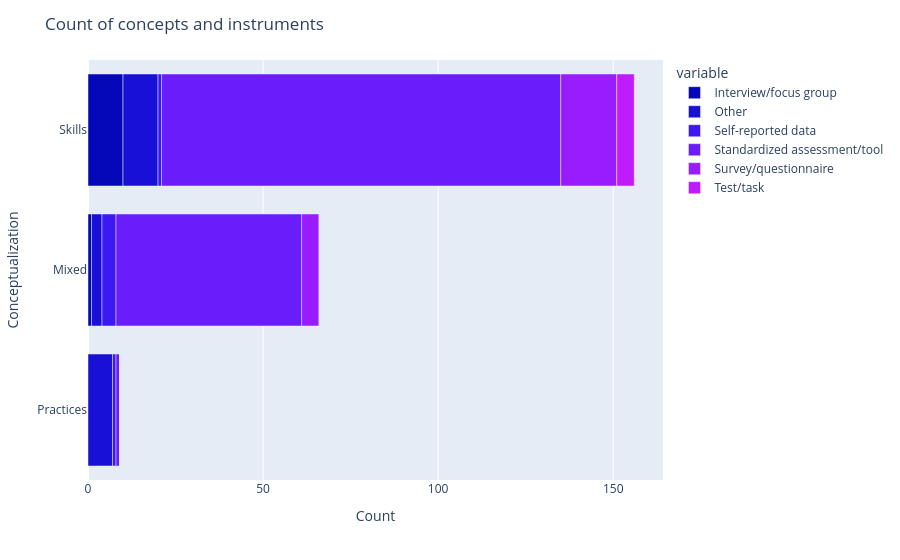

This figure's notebook cell:
### Code cell
fig = px.bar(a_instrument_concept_df,
        y='concept',
        x=['Interview/focus group',
                'Other',
                'Self-reported data',
                'Standardized assessment/tool',
                'Survey/questionnaire',
                'Test/task'],
        color_discrete_sequence= px.colors.sequential.Plotly3,
        orientation='h')
fig.update_layout(
                title="Count of concepts and instruments",
                xaxis_title="Count",
                yaxis_title="Conceptualization",
                )
fig

### Figure 1 — Plotly figure (JSON) as saved in the notebook; plotly's stock layout.template omitted (floating-point values rounded to 4 significant figures)
{"data": [{"hovertemplate": "variable=Interview/focus group<br>value=%{x}<br>concept=%{y}<extra></extra>", "legendgroup": "Interview/focus group", "marker": {"color": "#0508b8", "pattern": {"shape": ""}}, "name": "Interview/focus group", "orientation": "h", "showlegend": true, "textposition": "auto", "type": "bar", "x": [0.0, 1.0, 10.0], "xaxis": "x", "y": ["Practices", "Mixed", "Skills"], "yaxis": "y"}, {"hovertemplate": "variable=Other<br>value=%{x}<br>concept=%{y}<extra></extra>", "legendgroup": "Other", "marker": {"color": "#1910d8", "pattern": {"shape": ""}}, "name": "Other", "orientation": "h", "showlegend": true, "textposition": "auto", "type": "bar", "x": [7.0, 3.0, 10.0], "xaxis": "x", "y": ["Practices", "Mixed", "Skills"], "yaxis": "y"}, {"hovertemplate": "variable=Self-reported data<br>value=%{x}<br>concept=%{y}<extra></extra>", "legendgroup": "Self-reported data", "marker": {"color": "#3c19f0", "pattern": {"shape": ""}}, "name": "Self-reported data", "orientation": "h", "showlegend": true, "textposition": "auto", "type": "bar", "x": [1.0, 4.0, 1.0], "xaxis": "x", "y": ["Practices", "Mixed", "Skills"], "yaxis": "y"}, {"hovertemplate": "variable=Standardized assessment/tool<br>value=%{x}<br>concept=%{y}<extra></extra>", "legendgroup": "Standardized assessment/tool", "marker": {"color": "#6b1cfb", "pattern": {"shape": ""}}, "name": "Standardized assessment/tool", "orientation": "h", "showlegend": true, "textposition": "auto", "type": "bar", "x": [1.0, 53.0, 114.0], "xaxis": "x", "y": ["Practices", "Mixed", "Skills"], "yaxis": "y"}, {"hovertemplate": "variable=Survey/questionnaire<br>value=%{x}<br>concept=%{y}<extra></extra>", "legendgroup": "Survey/questionnaire", "marker": {"color": "#981cfd", "pattern": {"shape": ""}}, "name": "Survey/questionnaire", "orientation": "h", "showlegend": true, "textposition": "auto", "type": "bar", "x": [0.0, 5.0, 16.0], "xaxis": "x", "y": ["Practices", "Mixed", "Skills"], "yaxis": "y"}, {"hovertemplate": "variable=Test/task<br>value=%{x}<br>concept=%{y}<extra></extra>", "legendgroup": "Test/task", "marker": {"color": "#bf1cfd", "pattern": {"shape": ""}}, "name": "Test/task", "orientation": "h", "showlegend": true, "textposition": "auto", "type": "bar", "x": [0.0, 0.0, 5.0], "xaxis": "x", "y": ["Practices", "Mixed", "Skills"], "yaxis": "y"}], "layout": {"barmode": "relative", "legend": {"title": {"text": "variable"}, "tracegroupgap": 0}, "margin": {"t": 60}, "title": {"text": "Count of concepts and instruments"}, "xaxis": {"anchor": "y", "domain": [0, 1], "title": {"text": "Count"}}, "yaxis": {"anchor": "x", "domain": [0, 1], "title": {"text": "Conceptualization"}}}}
